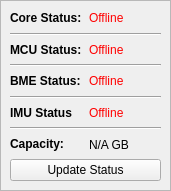
   <widget class="QFrame" name="main_status_frame">
    <property name="enabled">
     <bool>true</bool>
    </property>
    <property name="geometry">
     <rect>
      <x>660</x>
      <y>370</y>
      <width>171</width>
      <height>191</height>
     </rect>
    </property>
    <property name="frameShape">
     <enum>QFrame::StyledPanel</enum>
    </property>
    <property name="frameShadow">
     <enum>QFrame::Raised</enum>
    </property>
    <widget class="QWidget" name="gridLayoutWidget_5">
     <property name="geometry">
      <rect>
       <x>10</x>
       <y>10</y>
       <width>151</width>
       <height>171</height>
      </rect>
     </property>
     <layout class="QGridLayout" name="gridLayout_5">
      <item row="2" column="1">
       <widget class="QLabel" name="main_MCU_status_value_label">
        <property name="text">
         <string>&lt;html&gt;&lt;head/&gt;&lt;body&gt;&lt;p&gt;&lt;span style=&quot; color:#ff0000;&quot;&gt;Offline&lt;/span&gt;&lt;/p&gt;&lt;/body&gt;&lt;/html&gt;</string>
        </property>
       </widget>
      </item>
      <item row="0" column="1">
       <widget class="QLabel" name="main_core_status_value_label">
        <property name="text">
         <string>&lt;html&gt;&lt;head/&gt;&lt;body&gt;&lt;p&gt;&lt;span style=&quot; color:#ff0000;&quot;&gt;Offline&lt;/span&gt;&lt;/p&gt;&lt;/body&gt;&lt;/html&gt;</string>
        </property>
       </widget>
      </item>
      <item row="8" column="0">
       <widget class="QLabel" name="main_drive_capacity_text_label">
        <property name="text">
         <string>&lt;html&gt;&lt;head/&gt;&lt;body&gt;&lt;p&gt;&lt;span style=&quot; font-weight:700;&quot;&gt;Capacity:&lt;/span&gt;&lt;/p&gt;&lt;/body&gt;&lt;/html&gt;</string>
        </property>
       </widget>
      </item>
      <item row="3" column="0" colspan="2">
       <widget class="Line" name="line_4">
        <property name="orientation">
         <enum>Qt::Horizontal</enum>
        </property>
       </widget>
      </item>
      <item row="0" column="0">
       <widget class="QLabel" name="main_core_status_text_label">
        <property name="text">
         <string>&lt;html&gt;&lt;head/&gt;&lt;body&gt;&lt;p&gt;&lt;span style=&quot; font-weight:700;&quot;&gt;Core Status:&lt;/span&gt;&lt;/p&gt;&lt;/body&gt;&lt;/html&gt;</string>
        </property>
       </widget>
      </item>
      <item row="1" column="0" colspan="2">
       <widget class="Line" name="line_3">
        <property name="orientation">
         <enum>Qt::Horizontal</enum>
        </property>
       </widget>
      </item>
      <item row="8" column="1">
       <widget class="QLabel" name="main_drive_capacity_value_label">
        <property name="text">
         <string>N/A GB</string>
        </property>
       </widget>
      </item>
      <item row="6" column="0">
       <widget class="QLabel" name="main_motion_sensor_status_text_label">
        <property name="text">
         <string>&lt;html&gt;&lt;head/&gt;&lt;body&gt;&lt;p&gt;&lt;span style=&quot; font-weight:700;&quot;&gt;IMU Status&lt;/span&gt;&lt;/p&gt;&lt;/body&gt;&lt;/html&gt;</string>
        </property>
       </widget>
      </item>
      <item row="6" column="1">
       <widget class="QLabel" name="main_motion_sensor_status_value_label">
        <property name="text">
         <string>&lt;html&gt;&lt;head/&gt;&lt;body&gt;&lt;p&gt;&lt;span style=&quot; color:#ff0000;&quot;&gt;Offline&lt;/span&gt;&lt;/p&gt;&lt;/body&gt;&lt;/html&gt;</string>
        </property>
       </widget>
      </item>
      <item row="4" column="0">
       <widget class="QLabel" name="main_ambient_sensor_status_text_label">
        <property name="text">
         <string>&lt;html&gt;&lt;head/&gt;&lt;body&gt;&lt;p&gt;&lt;span style=&quot; font-weight:700;&quot;&gt;BME Status:&lt;/span&gt;&lt;/p&gt;&lt;/body&gt;&lt;/html&gt;</string>
        </property>
       </widget>
      </item>
      <item row="9" column="0" colspan="2">
       <widget class="QPushButton" name="main_update_status_pushButton">
        <property name="enabled">
         <bool>true</bool>
        </property>
        <property name="text">
         <string>Update Status</string>
        </property>
       </widget>
      </item>
      <item row="2" column="0">
       <widget class="QLabel" name="main_MCU_status_text_label">
        <property name="text">
         <string>&lt;html&gt;&lt;head/&gt;&lt;body&gt;&lt;p&gt;&lt;span style=&quot; font-weight:700;&quot;&gt;MCU Status:&lt;/span&gt;&lt;/p&gt;&lt;/body&gt;&lt;/html&gt;</string>
        </property>
       </widget>
      </item>
      <item row="7" column="0" colspan="2">
       <widget class="Line" name="line_8">
        <property name="orientation">
         <enum>Qt::Horizontal</enum>
        </property>
       </widget>
      </item>
      <item row="5" column="0" colspan="2">
       <widget class="Line" name="line_7">
        <property name="orientation">
         <enum>Qt::Horizontal</enum>
        </property>
       </widget>
      </item>
      <item row="4" column="1">
       <widget class="QLabel" name="main_ambient_sensor_status_value_label">
        <property name="text">
         <string>&lt;html&gt;&lt;head/&gt;&lt;body&gt;&lt;p&gt;&lt;span style=&quot; color:#ff0000;&quot;&gt;Offline&lt;/span&gt;&lt;/p&gt;&lt;/body&gt;&lt;/html&gt;</string>
        </property>
       </widget>
      </item>
     </layout>
    </widget>
   </widget>
